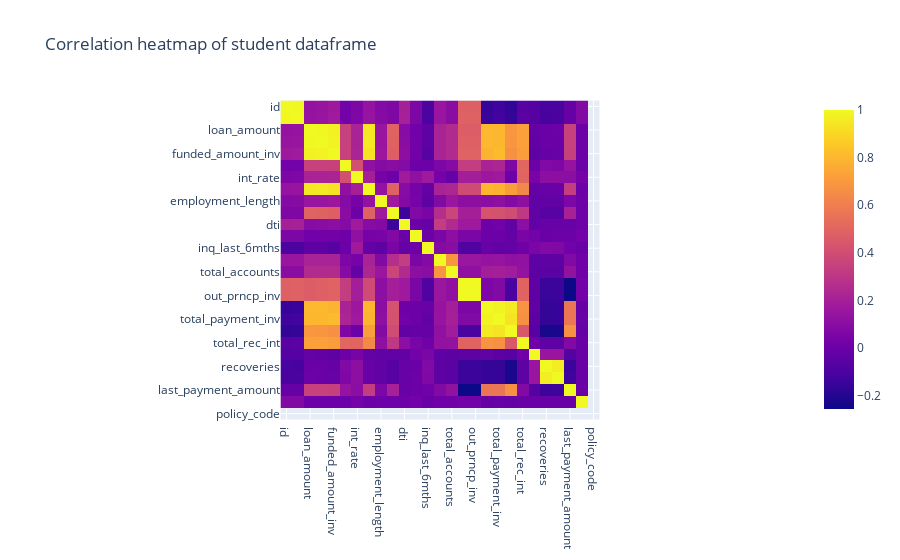

Notebook code cell kept with this figure:
### Code cell
# Plot correlation matrix heatmap for the numeric variables
import plotly.express as px
dfinfo_1=db.DataFrameInfo()
numeric_df = dfinfo_1.get_numeric_columns(loan_payments)
px.imshow(numeric_df.corr(), title="Correlation heatmap of student dataframe")

### Figure 1 — Plotly figure (JSON) as saved in the notebook; plotly's stock layout.template omitted (floating-point values rounded to 4 significant figures; data arrays with more than 128 entries replaced by an {"elided": "..."} marker saying what was removed)
{"data": [{"coloraxis": "coloraxis", "hovertemplate": "x: %{x}<br>y: %{y}<br>color: %{z}<extra></extra>", "name": "0", "type": "heatmap", "x": ["id", "member_id", "loan_amount", "funded_amount", "funded_amount_inv", "term", "int_rate", "instalment", "employment_length", "annual_inc", "dti", "delinq_2yrs", "inq_last_6mths", "open_accounts", "total_accounts", "out_prncp", "out_prncp_inv", "total_payment", "total_payment_inv", "total_rec_prncp", "total_rec_int", "total_rec_late_fee", "recoveries", "collection_recovery_fee", "last_payment_amount", "collections_12_mths_ex_med", "policy_code"], "xaxis": "x", "y": ["id", "member_id", "loan_amount", "funded_amount", "funded_amount_inv", "term", "int_rate", "instalment", "employment_length", "annual_inc", "dti", "delinq_2yrs", "inq_last_6mths", "open_accounts", "total_accounts", "out_prncp", "out_prncp_inv", "total_payment", "total_payment_inv", "total_rec_prncp", "total_rec_int", "total_rec_late_fee", "recoveries", "collection_recovery_fee", "last_payment_amount", "collections_12_mths_ex_med", "policy_code"], "yaxis": "y", "z": {"elided": "27x27 float values"}}], "layout": {"coloraxis": {"colorscale": [[0, "#0d0887"], [0.1111, "#46039f"], [0.2222, "#7201a8"], [0.3333, "#9c179e"], [0.4444, "#bd3786"], [0.5556, "#d8576b"], [0.6667, "#ed7953"], [0.7778, "#fb9f3a"], [0.8889, "#fdca26"], [1, "#f0f921"]]}, "title": {"text": "Correlation heatmap of student dataframe"}, "xaxis": {"anchor": "y", "constrain": "domain", "domain": [0, 1], "scaleanchor": "y"}, "yaxis": {"anchor": "x", "autorange": "reversed", "constrain": "domain", "domain": [0, 1]}}}
